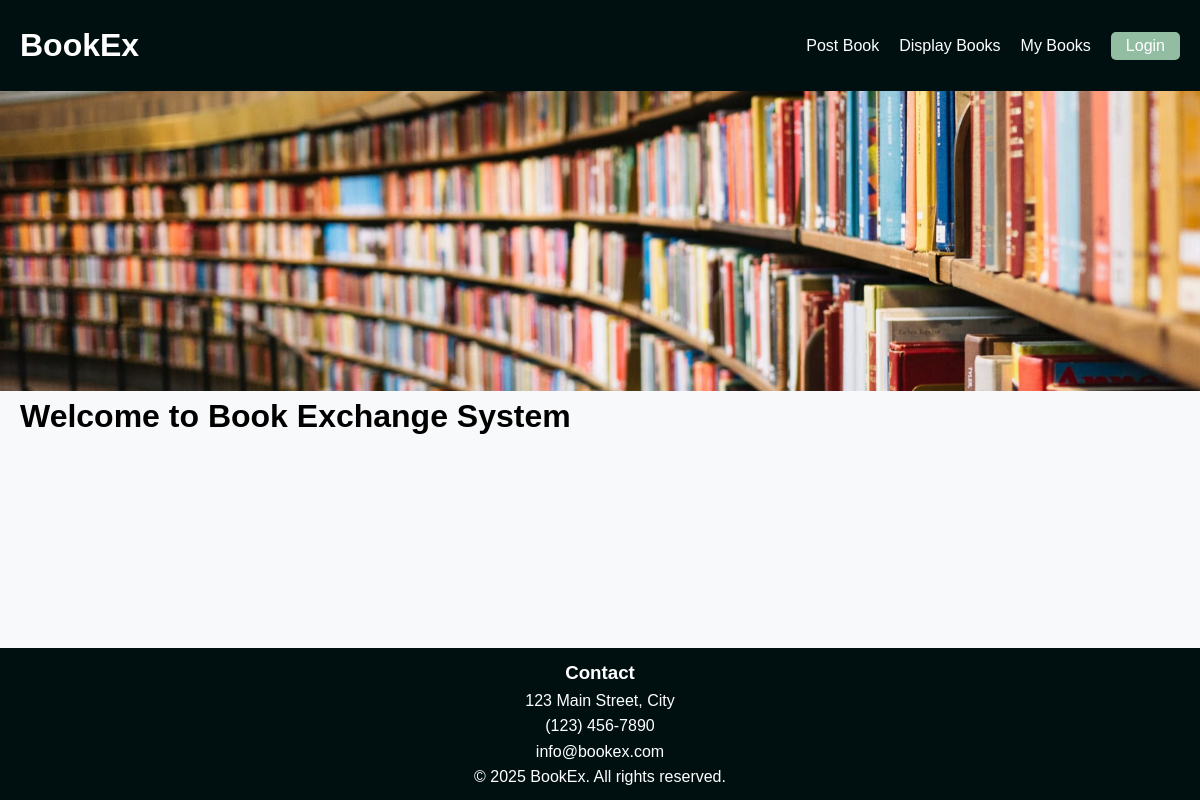
The page / on the database its author committed.
### bookMng/models.py (models this page shows, shortened)
class MainMenu(models.Model):
    item = models.CharField(max_length=300, unique=True)
    link = models.CharField(max_length=300, unique=True)

### bookMng/views.py (the view)
# urls.py: path('', views.index, name='index'),
def index(request):
    return render(request,
                  'bookMng/index.html',
                  {
                      'item_list': MainMenu.objects.all()
                  })

### bookEx/templates/bookMng/index.html
{% extends "base.html" %}
{% load static %}
{% block navbar %}
{% for item in item_list %}
<li>
	<a href="{{ item.link }}"> {{ item.item }} </a>
</li>
{% endfor %}
{% endblock navbar %}
{% block content %}
<h1>Welcome to Book Exchange System</h1>
{% endblock content %}

### bookEx/static/base.css (style rules this page uses)
:root { --color-primary: #70ABAF; --color-secondary: #767676; --color-accent: #FF1053; --color-background-light: #F8F9FA; --color-background-dark: #001011; --color-text-dark: #001011; --color-text-light: #FFFFFF; }
* { margin: 0; padding: 0; box-sizing: border-box; }
body { font-family: Arial, sans-serif; line-height: 1.6; background: var(--color-background-light); display: flex; flex-direction: column; min-height: 100vh; }
header .navbar a, header .nav-container .logo a, header .nav-container .logo a:visited, header .login a, header .login a:visited { color: var(--color-text-light); text-decoration: none; }

### rows shown on the page
MainMenu: item "Post Book"
MainMenu: item "Display Books"
MainMenu: item "My Books"
